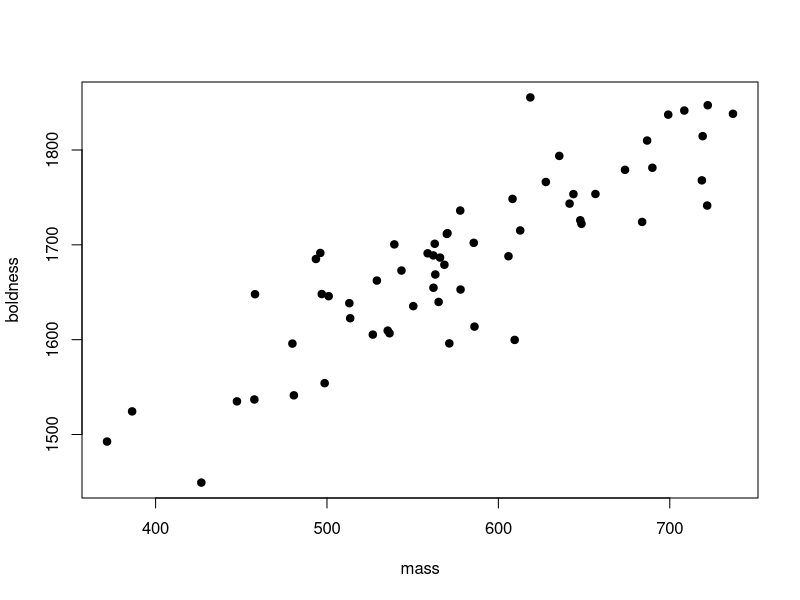
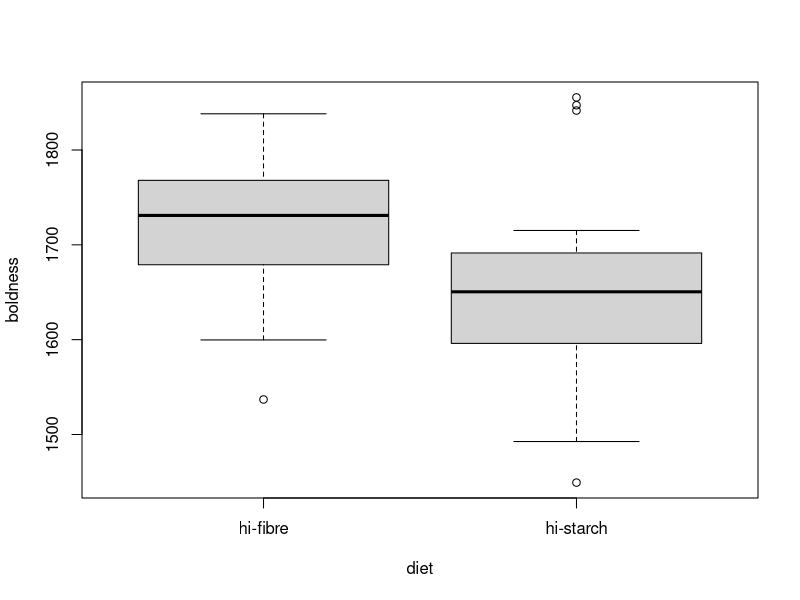
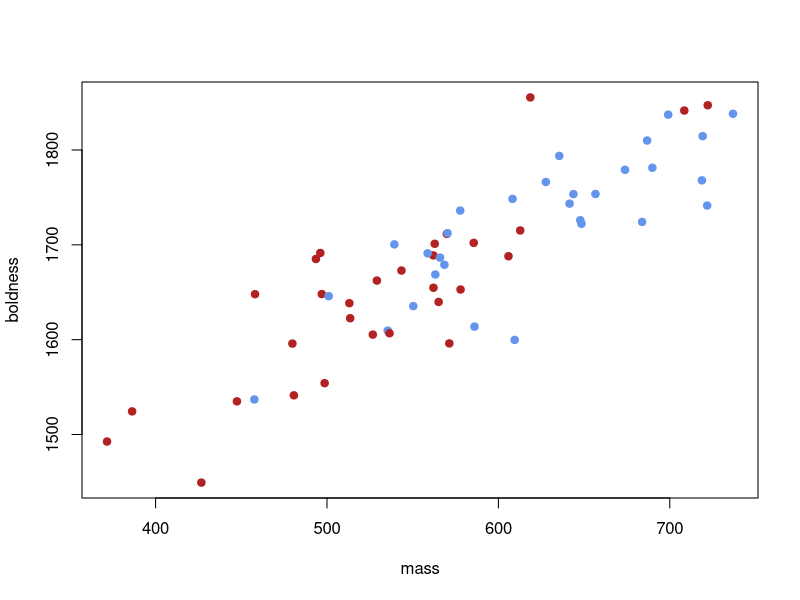

Write the R code that produced these figures, in order. (Note: this script raises an error after producing the figures.)
#########################################################
#        Demystifying statistics & programming in R     #
#            Neil Burns © 2021-2022                     #
#########################################################

########################################################
#####           3. Simulated data examples         #####
########################################################




rm(list=ls()) ######## run this to clear all data and values from R's memory. Its good practice to do this each time you run code.
# It will avoid accidentally using a variable from a previous run accidentally

                          ###############################################
                          #### Data set 1 - Model selection practice ####
                          ###############################################


### In the following set of experiments experiment we were interested in the behavioural responses
# of the Montane unicorn (you can read about their distribution here - https://doi.org/10.2307/3545216)
# to a frightening stimulus. We speculate that their mass and the type of diet the consume may affect the level
# of response. Mass is measured in kg and is similar to other equids (ie 400 - 700 kg). One of two diets was
# fed to randomly selected animals, one high in starch and the other high in fibre.

## Experiment 1 measured how bold the animals were when confronted with a sudden loud sound as the stimulus

## The following code specifies our sample number (ie the number of unicorns) and then generates the data. 
samp<- 60
mass<- rnorm(n = samp, mean = c(530, 630) , sd = 75)
diet = as.factor(rep(c('hi-starch', 'hi-fibre'), length.out = samp))
boldness<-  rnorm(samp, 1100, 4) + rnorm(n = samp, mean = mass, sd = 14)+ rnorm(samp, 0, 40)
behave_data<- data.frame(mass, diet, boldness)

## You can view the data frame with:
head(behave_data)
str(behave_data)
summary(behave_data)
## Our first step should always be to visually examine the data with some plots...with something like:
plot(boldness~mass, data=behave_data, pch=19, col='black')
plot(boldness ~ diet, data=behave_data)
plot(boldness~mass, data=behave_data, pch=19, col=c('cornflowerblue', 'firebrick')[behave_data$diet])


## Using the description, data, plots and your knowledge/intuition build a full linear model and then use
# backward stepwise model selection to arrive at an optimal model structure.
# You can compare models using AIC.
# (we could also use BIC or log likelihood ratio tests - they achieve the same thing)












## remember to look at residual plots for model validation
plot(modXXXX, 2)


### You should be able to describe the relationship suggested by the model simply by looking at the summary table
summary(modXXXXX)




                      ###############################################
                      #### Data set 2 - More complex models      ####
                      ###############################################

### This is the full code used in the worked example

###### As before clear the memory of previous data and variables
rm(list=ls())


## Experiment 2 measured how long it took animals to engage in social interaction again
# after the sudden loud sound stimulus

## The following code generates the number of samples and the explanatory variables we measured (diet and mass)
samp=200
set.seed(16777) # this just ensures we all get the same set of numbers during the class
masses<- rnorm(n = samp, mean = 550, sd = 75)
diet <- as.factor(rep(c('hi-fibre', 'hi-starch'), length.out=samp))
diet.num = as.numeric(as.factor(rep(c('hi-fibre', 'hi-starch'), length.out = samp)))
dat<- data.frame('mass' = masses, 'diet'= diet, 'diet.num' = diet.num) # it is stored in the "dat" data frame

## The following code develops the modeled relationships between the explanatory variables and
# the behavioral response variable , "soc.behav," which is a timed (in ms) behavioral response to the stimulus
a=  rnorm(samp, 1100, 4)
b= rnorm(samp, 3.5, 0.4)
b2=  rnorm(samp, 1.5, 0.2)
b3= -1.9
err=rnorm(samp, 0, 250) 
soc.behav<- a + b*dat$mass + b2*dat$diet.num +  b3*dat$diet.num*dat$mass + err
dat<- cbind(dat, soc.behav)

## You can view the data frame with:
head(dat)
str(dat)
summary(dat)
## and plot the data with something like
plot(soc.behav~mass, data=dat, col=c('black'), pch=19, ylim=c(0,3100), xlim=c(300,775))
plot(soc.behav~diet, data=dat)
## It might be useful to include our factor by colouring the points dependent on diet 
plot(soc.behav~mass, data=dat, col=c('cornflowerblue', 'firebrick')[dat$diet], pch=19, ylim=c(0,3100), xlim=c(300,775))



mod1<- lm(soc.behav~ mass+ diet  + mass:diet, data= dat)


mod2<- lm(soc.behav~ mass+ diet, data= dat)
AIC(mod1, mod2)

summary(mod1)
### this time looking at the summary table does not shed much light on what is going on.
# Because our diet variable is relatively simple we can take some time and work it out...but
# it is much easier to use model predictions to explore (and help validate) what our model says.


new_dat<- data.frame(expand.grid(mass=seq(350, 750), diet=as.factor(c('hi-fibre', 'hi-starch'))))



preds<- data.frame(predict(mod1, newdata = new_dat, se.fit = TRUE, type = 'response'))
up<- preds$fit+ (1.96*preds$se.fit)
lo<- preds$fit- (1.96*preds$se.fit)
preds<- cbind(new_dat, preds, up, lo)

diet1<- subset(preds, preds$diet=="hi-fibre")
diet2<- subset(preds, preds$diet=="hi-starch")

lines(fit~mass, data=diet1, lwd=4, col='dodgerblue4')
lines(fit~mass, data=diet2, lwd=4, col='firebrick4')

lines(lo~mass, data=diet1, lwd=2, col='dodgerblue4', lty=2)
lines(up~mass, data=diet1, lwd=2, col='dodgerblue4', lty=2)

lines(lo~mass, data=diet2, lwd=2, col='firebrick4', lty=2)
lines(up~mass, data=diet2, lwd=2, col='firebrick4', lty=2)



                      ###############################################
                      #### Data set 3 - for practice            ####
                      ###############################################

###### As before clear the memory of previous data and variables
rm(list=ls())


## Experiment 3 measured how long it took animals to feed again after the sudden loud sound stimulus

## The following code generates the number of samples and the explanatory variables we measured (diet and mass)
samp=60

masses<- rnorm(n = samp, mean = 550, sd = 75)
feed.behav<- rnorm(n = samp, mean = c(15,20), sd = c(0.6,0.7)) + rnorm(samp, 0, 2.3)
diet <- as.factor(rep(c('hi-fibre', 'hi-starch'), length.out=samp))
dat2<- data.frame('mass' = masses, 'diet'= diet) # it is stored in the "dat2" data frame

# the behavioral response variable , "feed.behav," which is a timed (in s) behavioral response to the stimulus

dat2<- cbind(dat2, feed.behav)

## You can view the data frame with:
head(dat2)
str(dat2)
summary(dat2)
## and plot the data with something like
plot(feed.behav~mass, data=dat2, col=c('black'), pch=19, xlim=c(300,775))
plot(feed.behav~diet, data=dat2)
## It might be useful to include our factor by colouring the points dependent on diet 
plot(feed.behav~mass, data=dat2, col=c('cornflowerblue', 'firebrick')[dat2$diet], pch=19, xlim=c(300,775))


### While the summary table here does tell us enough to generate some inferences you might still
# want to use the predict method to draw some nicer plots for publication that just a boxplot.
# the method is the same as above but plot points for the mean behaviour and use "arrow()" to generate bars
# displaying 95% confidence intervals


### You might want to consider playing about with the number of samples and the parameters used to generate the data
# in these scenarios and think about how this approach might be applied to power analysis.
# It can be a useful technique to help you work out how many samples you would need to detect
# a certain effect size. Intuitively, the smaller the effect size or difference between levels of a factor the more samples 
# will be required
